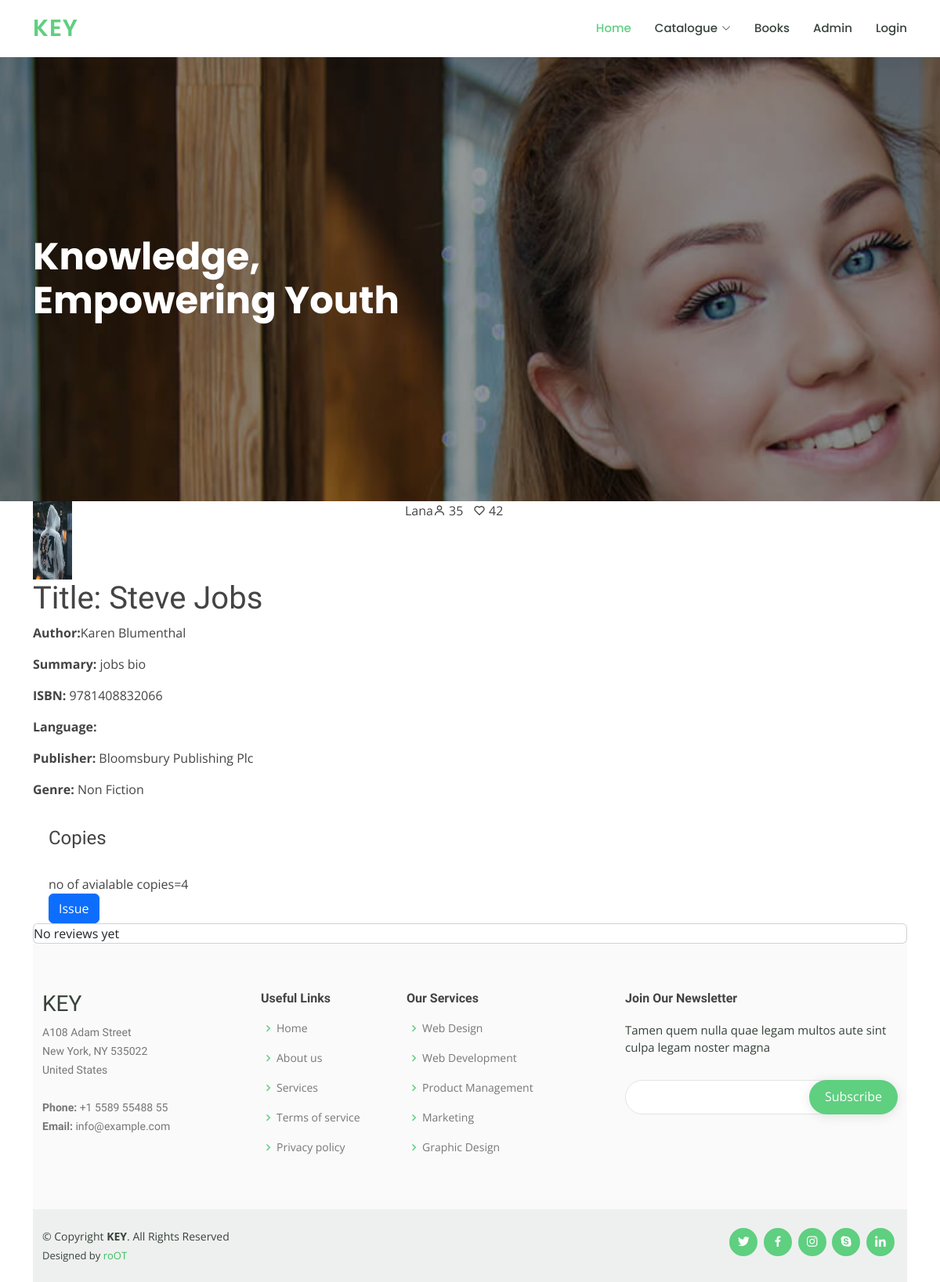
Screenshot of /book/1 with the database file from the repository.
### management/models.py (models this page shows)
class Book(models.Model):
    title = models.CharField(max_length=200)
    author = models.CharField(max_length=100)
    summary = models.TextField(max_length=1000, help_text="Enter a brief description of the book")
    isbn = models.CharField('ISBN', max_length=13,
                            help_text='13 Character <a href="https://www.isbn-international.org/content/what-isbn">ISBN number</a>')
    genre = models.ManyToManyField(Genre, help_text="Select a genre for this book")
    category = models.ManyToManyField(Category, help_text="Select a category for this book")
    publisher = models.CharField(max_length=150)
    total_copies = models.IntegerField()
    available_copies = models.IntegerField()
    pic=models.ImageField(blank=False, null=False, upload_to='book_image')

class Genre(models.Model):
    name = models.CharField(max_length=200, help_text="Enter a book genre (e.g. Science Fiction, French Poetry etc.)")
    def __str__(self):
        return self.name

### management/views.py (the view)
# urls.py: path('book/<int:pk>', views.BookDetailView, name='book-detail'),
def BookDetailView(request, pk):
    book = get_object_or_404(Book, id=pk)
    reviews=Reviews.objects.filter(book=book).exclude(review="none")
    try:
        stu = Student.objects.get(roll_no=request.user)
        rr=Reviews.objects.get(review="none")
    except:
        pass
    return render(request, 'catalog/book_detail.html', locals())

### templates/catalog/book_detail.html (shortened to what this page needs)
{% extends "base.html" %}
{% block content %}
    <div class="container bg bg-gray">
    <div class="container-fliud">
    <div class="wrapper row">
    <div class="preview col-5">
        <div class="preview-pic tab-content">
            <div class="tab-pane active  my-auto mx-auto" id="pic-1"><img
                    src="{{ book.pic.url }}" height="100" width="50"/>
            </div>
        </div>
    </div>
    <div class="details col-lg-4 col-md-6 d-flex align-items-stretch">
        <div class="course-item">
            <div class="d-flex justify-content-between align-items-center mb-3">
                <div class="trainer d-flex justify-content-between align-items-center">
                    <div class="trainer-profile d-flex align-items-center">
                <span>Lana</span>
            </div>
            <div class="trainer-rank d-flex align-items-center">
              <i class="bx bx-user"></i>&nbsp;35
              &nbsp;&nbsp;
              <i class="bx bx-heart"></i>&nbsp;42
            </div>
          </div>
        </div>
      </div>
    </div>
        <h1>Title: {{ book.title }}</h1>
        <p><strong>Author:</strong>{{ book.author }}</p>
        <p><strong>Summary:</strong> {{ book.summary }}</p>
        <p><strong>ISBN:</strong> {{ book.isbn }}</p>
        <p><strong>Language:</strong> {{ book.language }}</p>
        <p><strong>Publisher:</strong> {{ book.publisher }}</p>
        <p><strong>Genre:</strong>
            {% for genre in book.genre.all %}{{ genre }}{% if not forloop.last %}, {% endif %}{% endfor %}</p>
        <div style="margin-left:20px;margin-top:20px">
            <h4>Copies</h4>
            {% if book.available_copies %}
                <br>
                no of avialable copies={{ book.available_copies }}<br>
                <a class="btn btn-primary" href="{% url 'request_issue' pk=book.id %}">Issue</a>
            {% endif %}      </div>
    </div>
    <div class="card">
        {% if reviews %}
            {% for r in reviews %}
                {% if r.review is  not "none" %}
                    <div class="card-body">
                        <div class="row">
                            <div class="col-md-2">
                                <img src="{{ r.student.pic.url }}" class="rounded-circle img-fluid"/>
                            </div>
                            <div class="col-md-10">
                                <p>
                                    <a class="float-left"
                                       href="{% url 'student_detail' pk=r.student.id %} "><strong>{{ r.student.name }}</strong></a>
                                <div id="{{ r.id }}">
                                </div>
                                </p>
                                <div class="clearfix"></div>
                                <p>{{ r.review }}</p>
                            </div>
                        </div>
                    </div>
                {% endif %}
            {% endfor %}
        {% else %}
            No reviews yet
        {% endif %}
    </div>
{% endblock %}

### static/assets/css/style.css (style rules this page uses)
body { font-family: "Open Sans", sans-serif; color: #444444; }
a { color: #5fcf80; text-decoration: none; }
h1, h2, h3, h4, h5, h6 { font-family: "Raleway", sans-serif; }

### rows the page displays
Book: pic (picture), title "Steve Jobs", author "Karen Blumenthal", summary "jobs bio", isbn "9781408832066", publisher "Bloomsbury Publishing Plc", available_copies "4"
Genre: name "Non Fiction"
